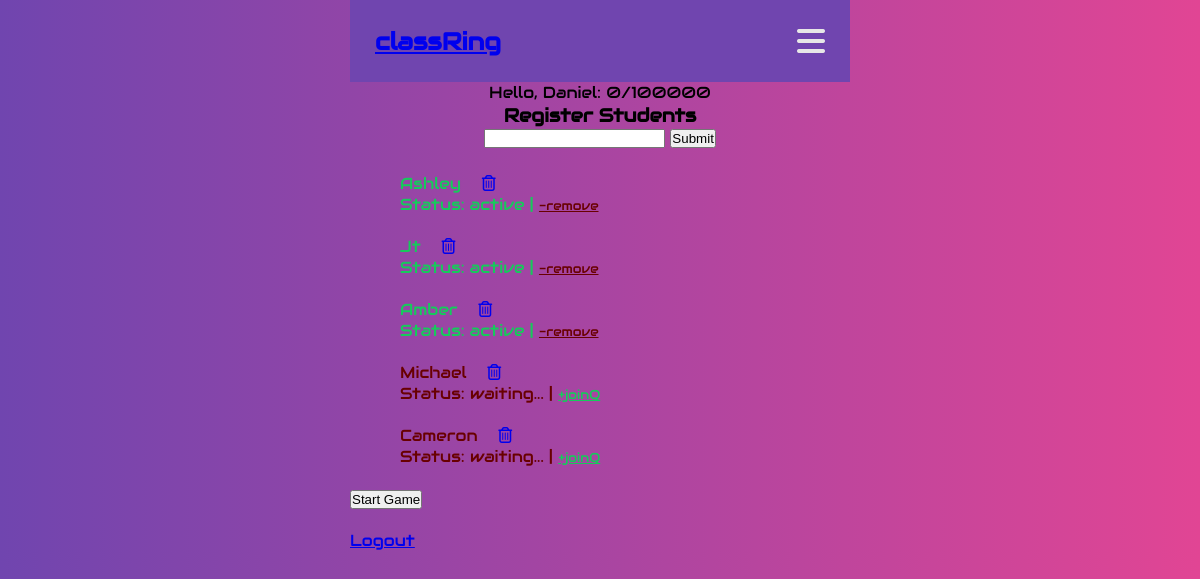
/dash (signed in), run on an earlier commit of the app's database.
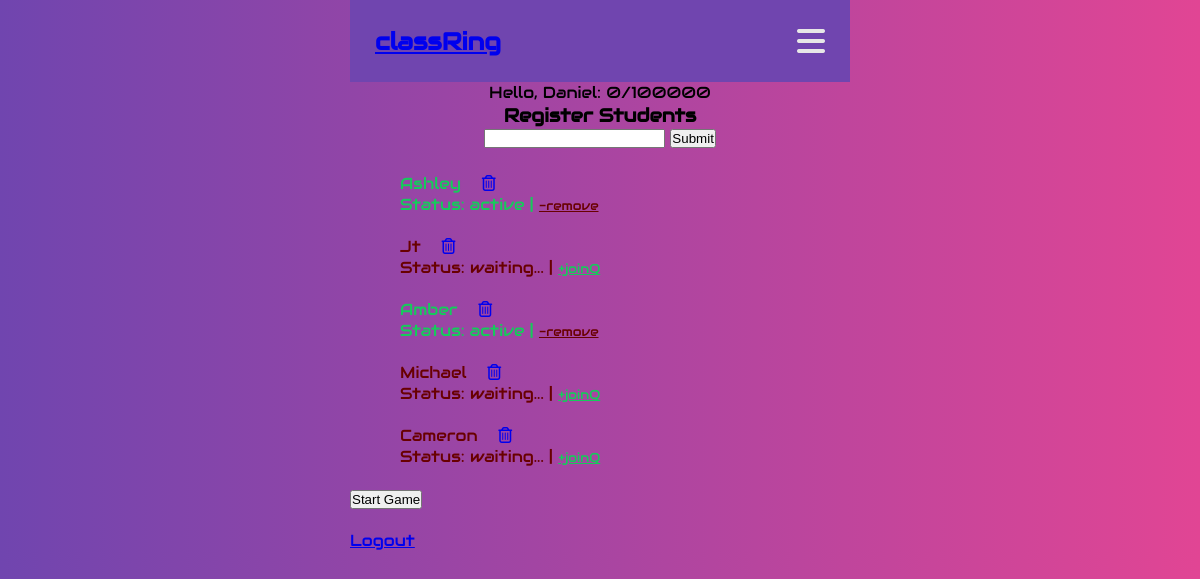
And on a later commit of the database.
### classRing/models.py (models this page shows, shortened)
class Admin(db.Model, UserMixin):
    id = db.Column(db.Integer, primary_key=True, autoincrement=True)
    name = db.Column(db.String(50), nullable=False)
    password = db.Column(db.String(50), nullable=False)
    current_value = db.Column(db.Integer, default=0)
    target_value = db.Column(db.Integer, default=int(100000))
    students = db.relationship('Student', backref='admin', lazy=True)

class Student(db.Model):
    id = db.Column(db.Integer, primary_key=True, autoincrement=True)
    name = db.Column(db.String(50), nullable=False)
    is_active = db.Column(db.Boolean, default=False)
    admin_id = db.Column(db.Integer, db.ForeignKey('admin.id'), nullable=False)
    ring = db.relationship('Ring', backref='student', uselist=False, lazy=True)

### classRing/main.py (the view, shortened to what this page needs)
@mainBP.route('/dash', methods=('GET', 'POST'))
@login_required
def dash():
    form = StudentForm()
    students = Student.query.filter_by(admin_id=current_user.id).all()
    return render_template('dash.html', form=form, students=students)

### classRing/forms.py
class StudentForm(FlaskForm):
    name = StringField('Name', validators=[DataRequired()])
    submit = SubmitField('Submit')

### classRing/main.py (called while the page is built)
@login_manager.user_loader
def load_user(user_id):
    return Admin.query.get(user_id)

### classRing/templates/dash.html (shortened to what this page needs)
{% extends "base.html" %}  {% block content %}
<div class="greeting-block">
  <p>
    Hello, {{ current_user.name }}: {{ current_user.current_value }}/{{
    current_user.target_value }}
  </p>
  <h3>Register Students</h3>
</div>
<form id="register-student-form" method="post">
  {{ form.csrf_token }} {{ form.name }} {{ form.submit }}
</form>
<ul id="student-queue">
  {% for student in students %}
    {% if student.is_active is sameas true %}
    <li class="go student active-student">
      {{ student.name }} &nbsp;&nbsp;
    <a href="{{ url_for('main.delete', sid=student.id) }}"><i class="fa-regular fa-trash-can"></i></a>
    <p class="status">Status: active | <a class="stop text-small" href="{{ url_for('main.deactivate', sid=student.id) }}">-remove</a></p>
    {% else %}
    <li class="stop student inactive-student">
      {{ student.name }} &nbsp;&nbsp;
    <a href="{{ url_for('main.delete', sid=student.id) }}"><i class="fa-regular fa-trash-can"></i></a>
    <p class="status">Status: waiting...  | <a class="go text-small" href="{{ url_for('main.activate', sid=student.id) }}">+joinQ</a></p>
    {% endif %}
  </li>
  <br />
  {% endfor %}
</ul>
<a href="{{ url_for('main.platform') }}"><button>Start Game</button></a>
<br /><br />
<a href="{{ url_for('main.login') }}">Logout</a>
{% endblock %}

### classRing/templates/base.html (shortened to what this page needs)
<!DOCTYPE html>
<html lang="en">
  <head>
    <link
      rel="stylesheet"
      href="{{ url_for('static', filename='style.css') }}"
    />
  </head>
  <body>
      <nav>
        <a href="{{ url_for('main.dash') }}">
          <h1>classRing</h1>
        </a>
        <i class="fa-solid fa-bars"></i>
      </nav>
     {% block content %}{% endblock %}
  </body>
</html>

### classRing/static/style.css (style rules this page uses)
:root, :root.light { --bgDark: #7045af; --bgLight: #e14594; --textDark: #e14594; --textLight: #e7e7e7; --pure: #fefefe; --font: "Audiowide", sans-serif; }
* { box-sizing: border-box; margin: 0; padding: 0; }
body { margin: 0 auto; padding: 0; background-image: linear-gradient(90deg, var(--bgDark), var(--bgLight)); font-family: var(--font); min-width: 380px; max-width: 500px; }
nav { background-color: var(--bgDark); color: var(--textLight); display: flex; align-items: center; justify-content: space-between; padding: 5%; }
nav i { font-size: 2rem; }
.go { color: #15cb5b; }
.stop { color: #680000; }
.text-small { font-size: 0.8rem; }
.greeting-block { text-align: center; }
form#register-student-form { text-align: center; margin-bottom: 25px; }
ul#student-queue { text-align: center; width: 80%; margin: 0 auto; list-style: none; }
ul#student-queue li { text-align: start; width: 100%; }

What changed in the data, as far as the page shows it:
changed Student "Jt": is_active "Status: active | -remove" → "Status: waiting... | +joinQ"
